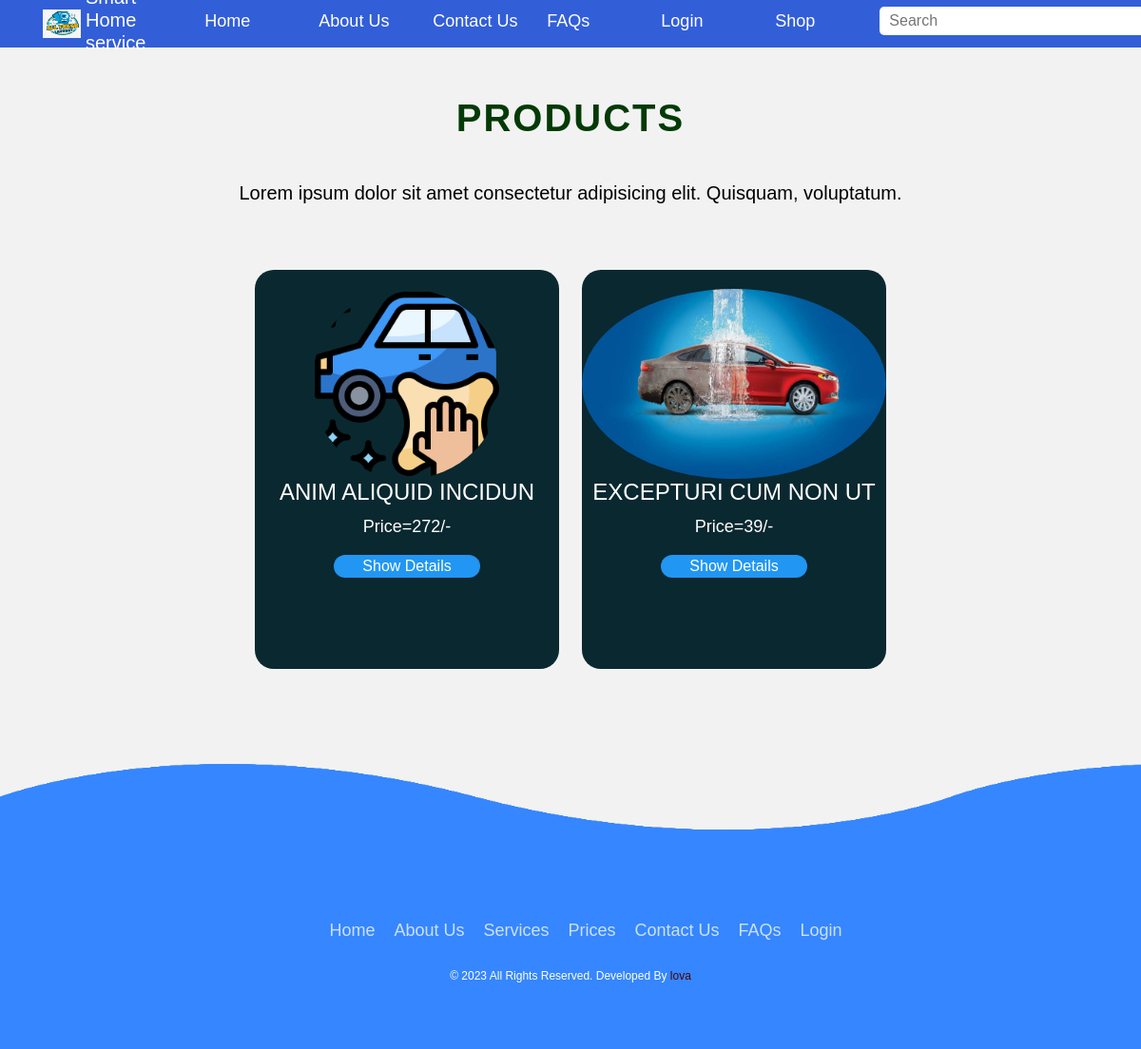
The app's page /frontend/product-item.php?category_id=7 with its own data.
### tables this page shows
CREATE TABLE `products` (
  `id` int NOT NULL,
  `category_id` int NOT NULL,
  `title` varchar(255) NOT NULL,
  `price` varchar(255) NOT NULL,
  `image` varchar(255) NOT NULL
);

### frontend/product-item.php (the view, shortened to what this page needs)
<!doctype html>
<html lang="en">
<head>
    <link href="https://cdn.jsdelivr.net/npm/bootstrap@5.0.2/dist/css/bootstrap.min.css" rel="stylesheet"
>
    <link rel="stylesheet" href="./css/style2.css">
    <link rel="stylesheet" href="https://cdnjs.cloudflare.com/ajax/libs/font-awesome/6.4.0/css/all.min.css"
 />
</head>
<body>
    <div class="body">
        <?php include_once('./frontend-component/nav.php') ?>
        <div class="service">
            <div class="service-heading">
                <h1>Products</h1>
                <p>Lorem ipsum dolor sit amet consectetur adipisicing elit. Quisquam, voluptatum.</p>
            </div>
            <div class="card-section-item">
                <?php
                include_once "../dbconn.php";
                $categoryId = $_GET['category_id'];
                $sql = "SELECT * FROM products WHERE category_id = $categoryId";
                $result = mysqli_query($conn, $sql);
                while ($row = mysqli_fetch_assoc($result)) {
                    ?>
                <div class="product-card-item">
                    <div class="card-img-item">
                        <img src="<?= $row['image'] ?>" alt="">
                    </div>
                    <div class="product-card-content-item">
                        <h3><?= $row['title'] ?></h3>
                        <p class="description-item">Price=<?= $row['price'] ?>/-</p>
                        <a href="detail.php?id=<?= $row['id'] ?>" class="card-btn-item">Show Details</a>
                    </div>
                </div>
                <?php } ?>
            </div>
        </div>
        <?php include('./frontend-component/footer.php') ?>
    </div>
</body>
</html>

### frontend/css/style2.css (style rules this page uses)
* { margin: 0; padding: 0; box-sizing: border-box; font-family: 'Poppins', sans-serif; }
body { background: #f2f2f2; }
.service { margin-bottom: 150px; }
.service-heading { display: flex; flex-direction: column; justify-content: center; align-items: center; margin-top: 50px; }
.service-heading h1 { font-size: 45px; text-transform: uppercase; letter-spacing: 2px; margin-bottom: 20px; color: #000000; }
.service-heading p { margin-top: 20px; }
.service { width: 100%; height: 100%; display: flex; justify-content: center; align-items: center; flex-direction: column; padding: 50px 0; }
.service-heading { display: flex; justify-content: center; align-items: center; flex-direction: column; margin-bottom: 50px; }
.service-heading h1 { font-size: 40px; font-weight: 600; color: #043a06; }
.service-heading p { font-size: 20px; color: #000; }
.product-card-item { position: relative; width: 320px; height: 420px; background: #0a2830; border-radius: 20px; overflow: hidden; }
.card-img-item { position: relative; display: flex; justify-content: center; align-items: center; width: 100%; padding-top: 20px; z-index: 1; }
.card-img-item img { max-width: 100%; height: 200px; transition: 0.5s; border-radius: 50%; }
.product-card-content-item { position: relative; display: flex; justify-content: center; align-items: center; flex-direction: column; z-index: 1; }
.product-card-content-item h3 { font-size: 24px; color: #fff; font-weight: 500; text-transform: uppercase; }
.product-card-content-item .description-item { font-size: 18px; color: #fff; text-align: center; }
.product-card-content-item .card-btn-item { position: relative; display: inline-block; padding: 0 30px; text-decoration: none; color: #fff; border-radius: 30px; background-color: #2196f3; }
.card-section-item { display: flex; justify-content: center; align-items: center; flex-wrap: wrap; flex-direction: row; gap: 24px; }

### records on screen
products: image (picture), title "ANIM ALIQUID INCIDUN", price "272"
products: image (picture), title "EXCEPTURI CUM NON UT", price "39"
